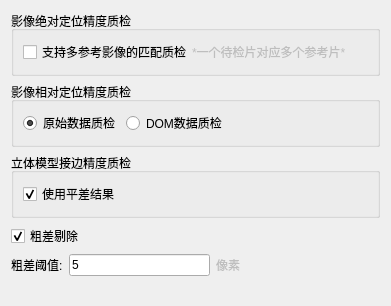
             <widget class="QWidget" name="scrollAreaWidgetContents_2">
              <property name="geometry">
               <rect>
                <x>0</x>
                <y>0</y>
                <width>391</width>
                <height>306</height>
               </rect>
              </property>
              <property name="maximumSize">
               <size>
                <width>16777215</width>
                <height>500</height>
               </size>
              </property>
              <layout class="QFormLayout" name="formLayout_21">
               <property name="rowWrapPolicy">
                <enum>QFormLayout::WrapAllRows</enum>
               </property>
               <item row="3" column="0">
                <widget class="QCheckBox" name="checkBox_57">
                 <property name="text">
                  <string>粗差剔除</string>
                 </property>
                 <property name="checked">
                  <bool>true</bool>
                 </property>
                </widget>
               </item>
               <item row="4" column="0" colspan="2">
                <layout class="QHBoxLayout" name="horizontalLayout_100" stretch="0,0,0,0">
                 <item>
                  <widget class="QLabel" name="label_85">
                   <property name="text">
                    <string>粗差阈值:</string>
                   </property>
                  </widget>
                 </item>
                 <item>
                  <widget class="QLineEdit" name="lineEdit_49">
                   <property name="text">
                    <string>5</string>
                   </property>
                  </widget>
                 </item>
                 <item>
                  <widget class="QLabel" name="label_86">
                   <property name="enabled">
                    <bool>false</bool>
                   </property>
                   <property name="text">
                    <string>像素</string>
                   </property>
                  </widget>
                 </item>
                 <item>
                  <spacer name="horizontalSpacer_64">
                   <property name="orientation">
                    <enum>Qt::Horizontal</enum>
                   </property>
                   <property name="sizeHint" stdset="0">
                    <size>
                     <width>40</width>
                     <height>20</height>
                    </size>
                   </property>
                  </spacer>
                 </item>
                </layout>
               </item>
               <item row="0" column="0" colspan="2">
                <widget class="QGroupBox" name="groupBox_12">
                 <property name="title">
                  <string>影像绝对定位精度质检</string>
                 </property>
                 <layout class="QFormLayout" name="formLayout_24">
                  <item row="0" column="0">
                   <layout class="QHBoxLayout" name="horizontalLayout_101">
                    <property name="spacing">
                     <number>0</number>
                    </property>
                    <property name="rightMargin">
                     <number>0</number>
                    </property>
                    <item>
                     <widget class="QCheckBox" name="checkBox_13">
                      <property name="text">
                       <string>支持多参考影像的匹配质检</string>
                      </property>
                     </widget>
                    </item>
                    <item>
                     <widget class="QLabel" name="label_48">
                      <property name="enabled">
                       <bool>false</bool>
                      </property>
                      <property name="text">
                       <string>*一个待检片对应多个参考片*</string>
                      </property>
                     </widget>
                    </item>
                   </layout>
                  </item>
                 </layout>
                </widget>
               </item>
               <item row="1" column="0" colspan="2">
                <widget class="QGroupBox" name="groupBox_16">
                 <property name="title">
                  <string>影像相对定位精度质检</string>
                 </property>
                 <layout class="QFormLayout" name="formLayout_25">
                  <item row="0" column="0">
                   <layout class="QHBoxLayout" name="horizontalLayout_102">
                    <item>
                     <widget class="QRadioButton" name="radioButton">
                      <property name="text">
                       <string>原始数据质检</string>
                      </property>
                      <property name="checked">
                       <bool>true</bool>
                      </property>
                     </widget>
                    </item>
                    <item>
                     <widget class="QRadioButton" name="radioButton_2">
                      <property name="text">
                       <string>DOM数据质检</string>
                      </property>
                     </widget>
                    </item>
                   </layout>
                  </item>
                 </layout>
                </widget>
               </item>
               <item row="2" column="0" colspan="2">
                <widget class="QGroupBox" name="groupBox_17">
                 <property name="title">
                  <string>立体模型接边精度质检</string>
                 </property>
                 <layout class="QFormLayout" name="formLayout_26">
                  <item row="0" column="0">
                   <widget class="QCheckBox" name="checkBox_56">
                    <property name="text">
                     <string>使用平差结果</string>
                    </property>
                    <property name="checked">
                     <bool>true</bool>
                    </property>
                   </widget>
                  </item>
                 </layout>
                </widget>
               </item>
              </layout>
             </widget>
